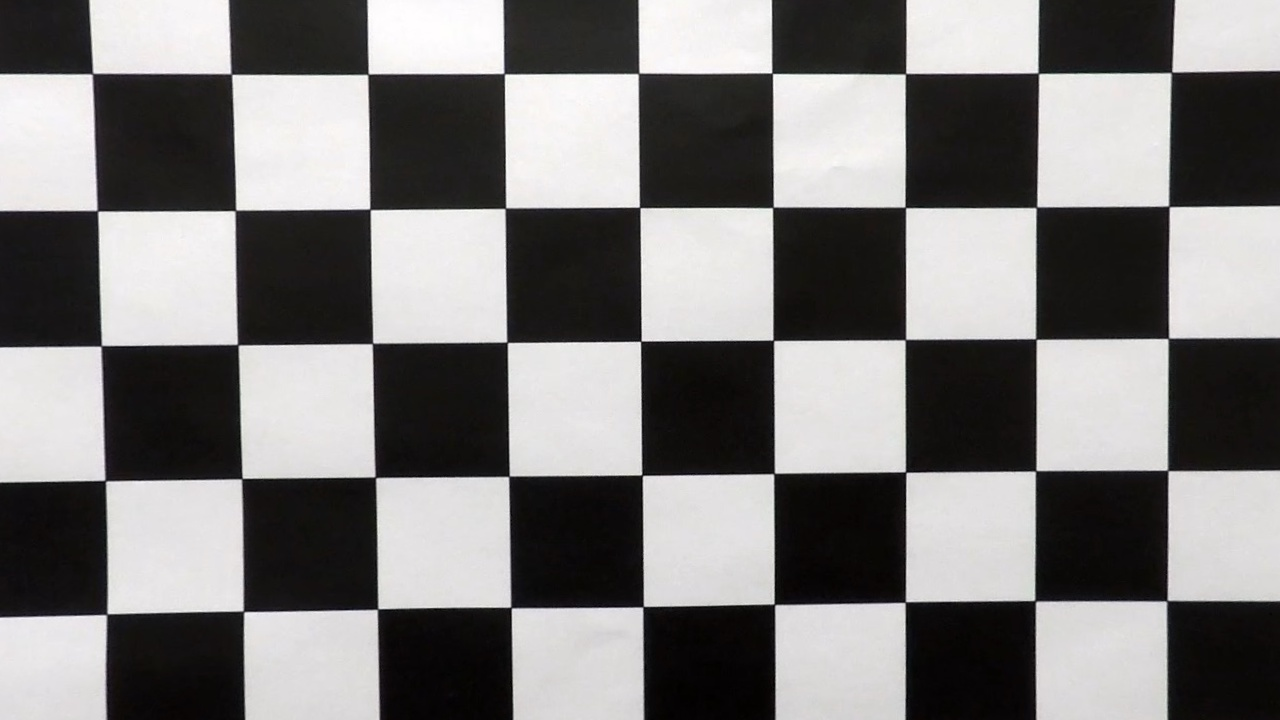
#> input picture camera_cal/undistort_test.jpg, 1280 x 720 px
$ python -i thresholding.py   (imports and definitions only)   (older library calls are emulated)
#> lines starting #> are read from the running program, lines starting #| are printed output that depends on the picture; after the words box and inside, x2 and y2 are one past the last pixel; in counts of white or black regions, pixels touching at a corner belong together
import numpy as np
import cv2

# Define a function that applies Sobel x or y,
# then takes an absolute value and applies a threshold.
# [18 lines left out: function abs_sobel_thresh, not called in this run]

# Define a function that applies Sobel x or y,
# then takes the magnitude value and applies a threshold.
def mag_thresh(img, sobel_kernel=3, mag_thresh=(0, 255)):
    # Apply the following steps to img
    # 1) Convert to grayscale
#> called with sobel_kernel = 3, mag_thresh = (0, 255)
    gray = cv2.cvtColor(img, cv2.COLOR_RGB2GRAY)
    sobelx = cv2.Sobel(gray, cv2.CV_64F, 1, 0, ksize=sobel_kernel)
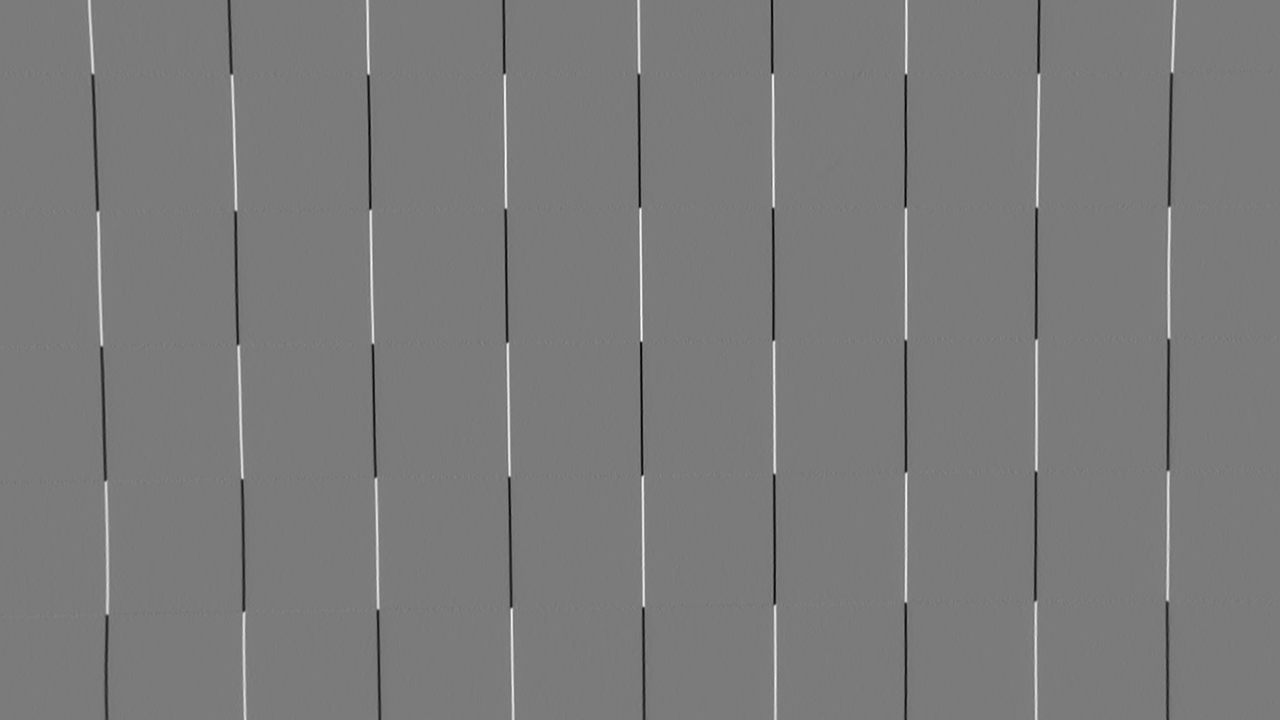
#> sobelx: shape (720, 1280) float64; min -839, max 896, mean -0.1; drawn with min black and max white
    sobely = cv2.Sobel(gray, cv2.CV_64F, 0, 1, ksize=sobel_kernel)
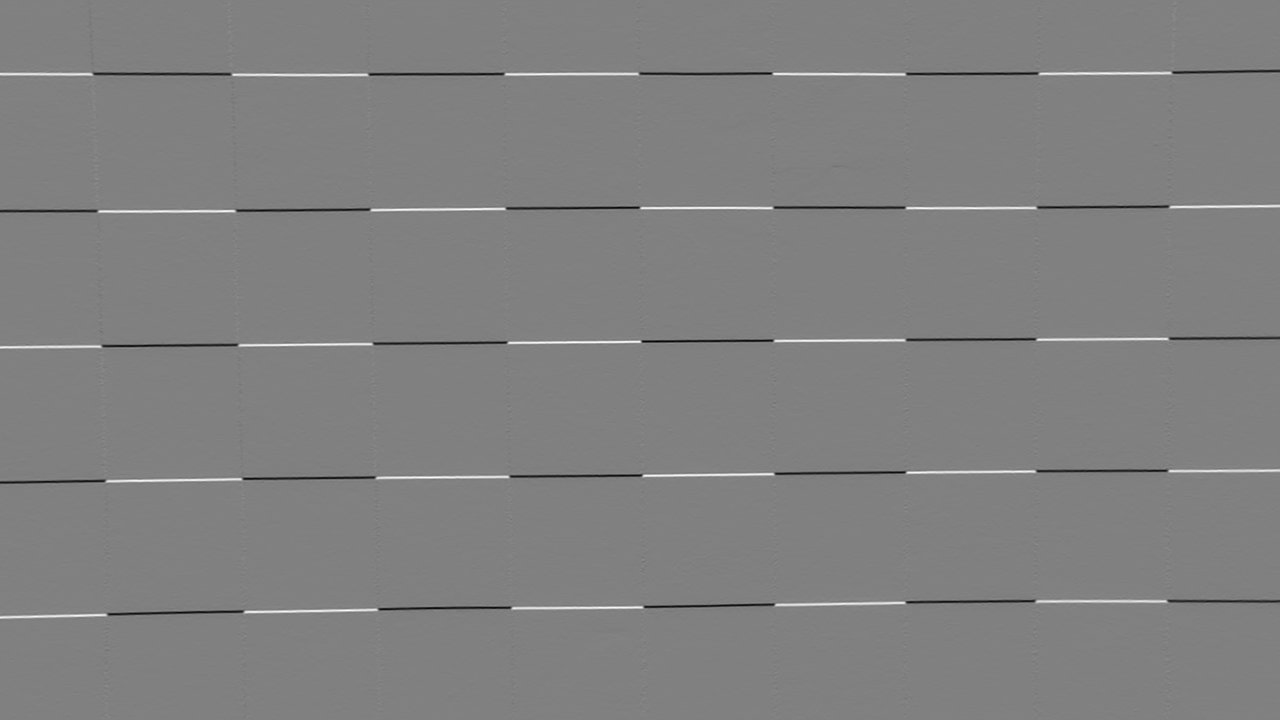
#> sobely: shape (720, 1280) float64; min -870, max 855, mean -0.3; drawn with min black and max white
    sobel = np.sqrt(sobelx ** 2 + sobely ** 2)
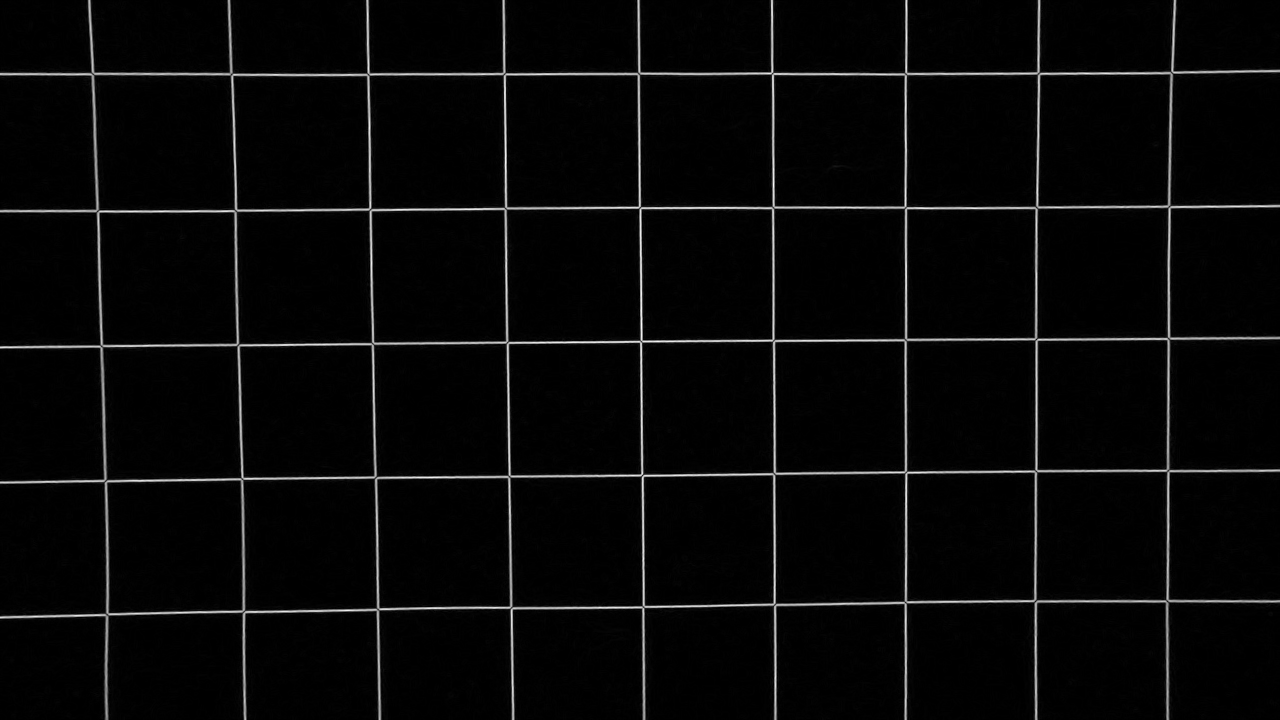
#> sobel: shape (720, 1280) float64; min 0, max 896.3, mean 27.8; drawn with min black and max white
    # 3) Take the absolute value of the derivative or gradient
    soble_abs = np.absolute(sobel)
    # 4) Scale to 8-bit (0 - 255) then convert to type = np.uint8
    soble_norm = np.uint8((255 * soble_abs / np.max(soble_abs)))
    # 5) Create a binary mask where mag thresholds are met
    mag_binary = np.zeros_like(soble_norm)
    mag_binary[(soble_norm > mag_thresh[0]) & (soble_norm < mag_thresh[1])] = 1
    # 6) Return this mask as your binary_output image
    # Apply threshold
    return mag_binary

# [28 lines left out: functions dir_threshold, s_channel_threshold, not called in this run]

>>> import cv2
>>> picture = cv2.cvtColor(cv2.imread('camera_cal/undistort_test.jpg'), cv2.COLOR_BGR2RGB)
>>> result = mag_thresh(picture)
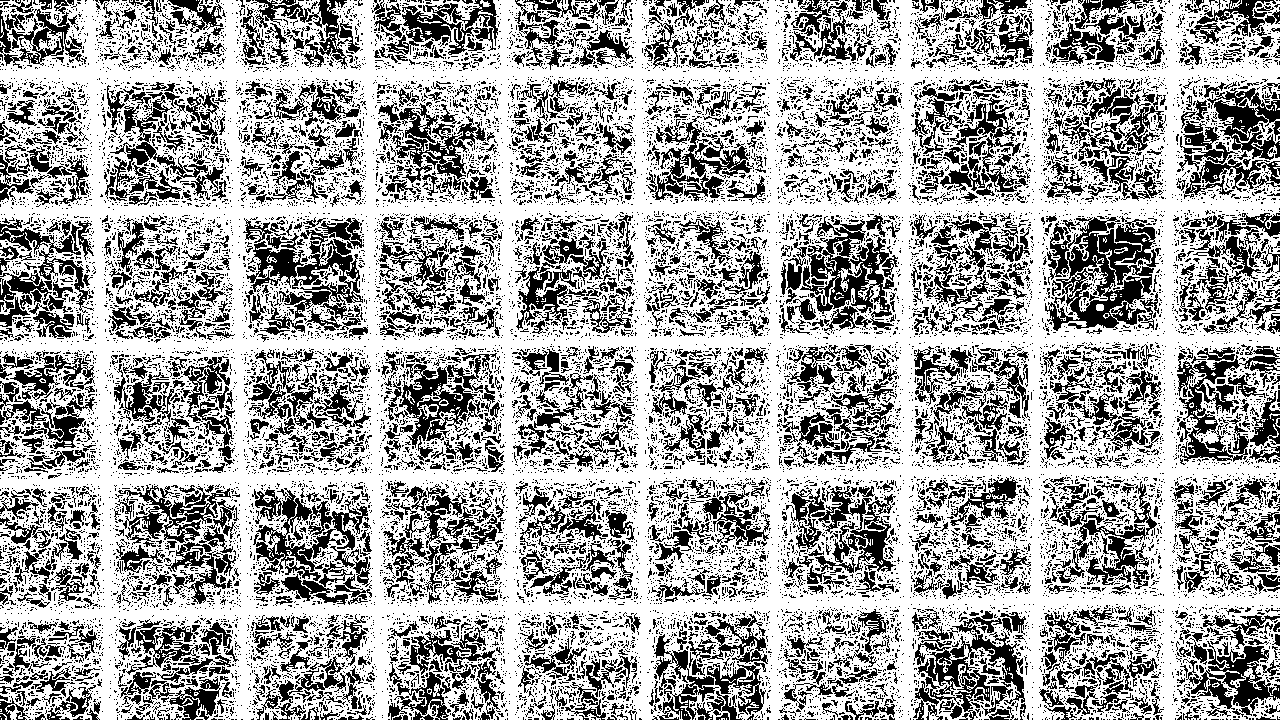
#> result: shape (720, 1280); values 0 (black) and 1 (white), 64.6% white; 20703 black regions (18807 under 20 px), largest, box (x1, y1, x2, y2) and area: (1045, 216, 1159, 331) 6833, (800, 216, 898, 333) 4775, (913, 611, 1025, 720) 4217

$ run again, on camera_cal/corners_foundcalibration2.jpg
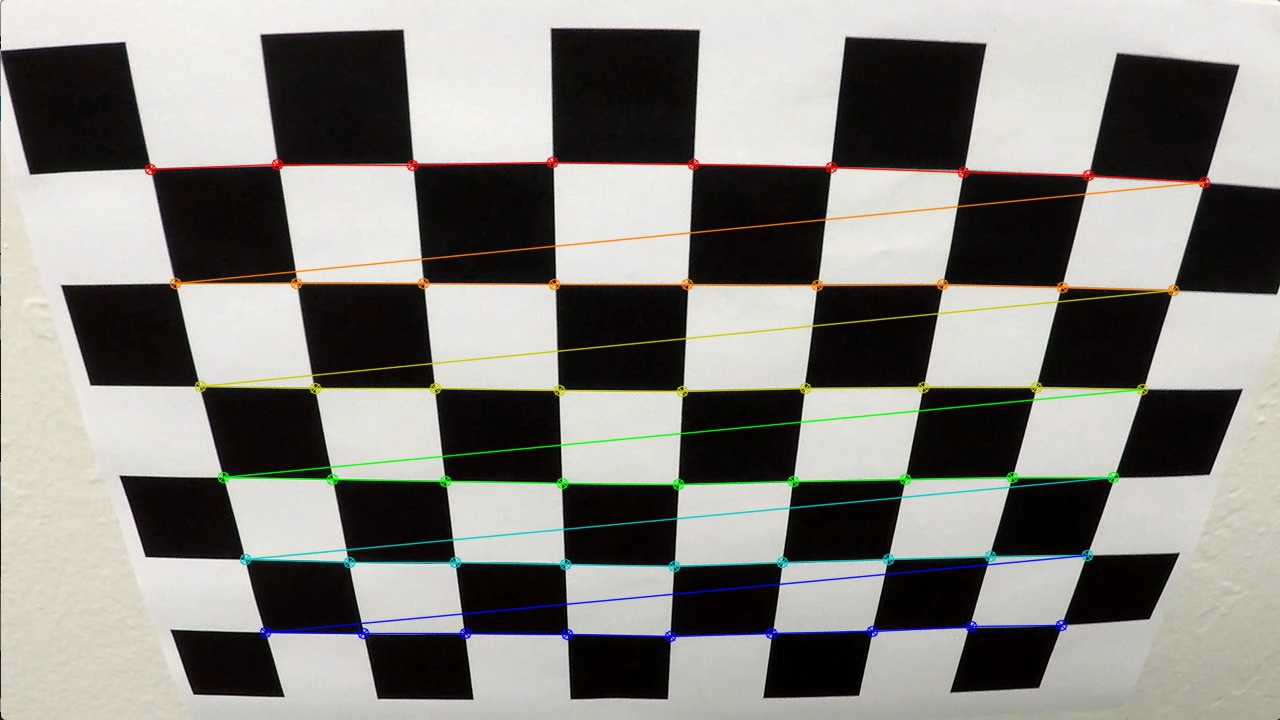
#> input picture camera_cal/corners_foundcalibration2.jpg, 1280 x 720 px
#> in mag_thresh, `sobel = np.sqrt(sobelx ** 2 + sobely ** 2)`:
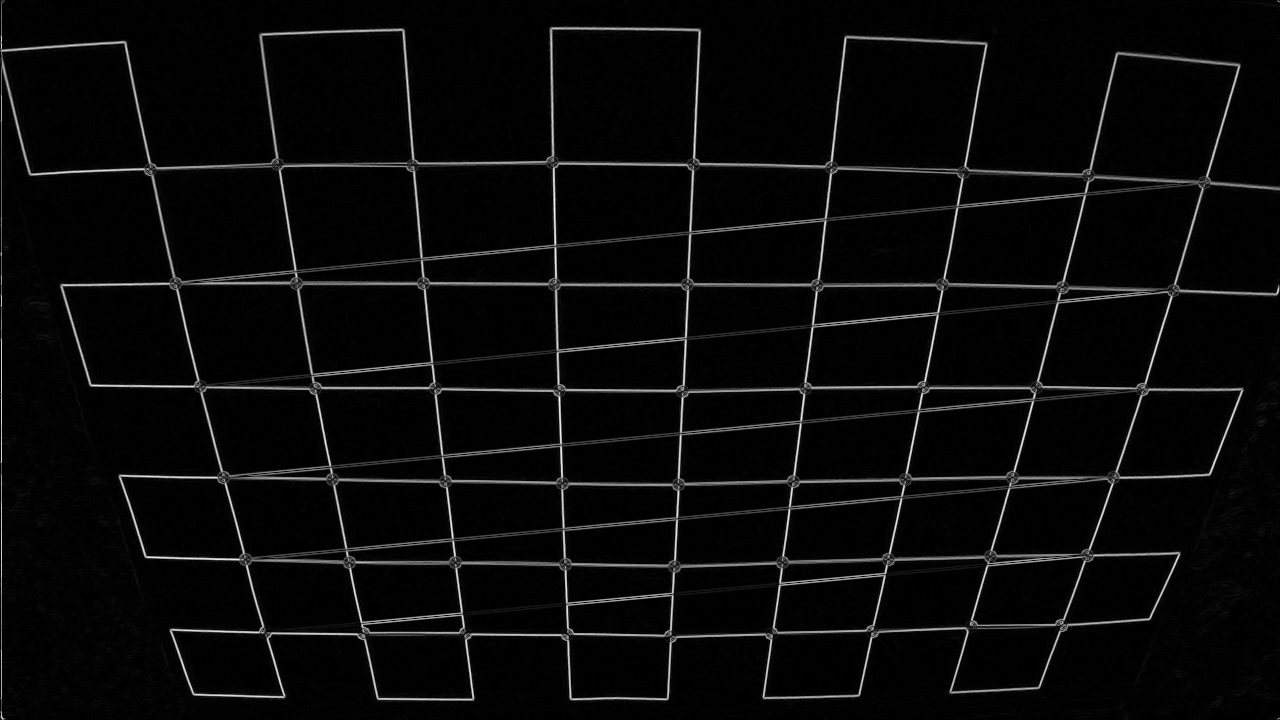
#> sobel: shape (720, 1280) float64; min 0, max 970.3, mean 37.7; drawn with min black and max white
#> `result = mag_thresh(picture)`:
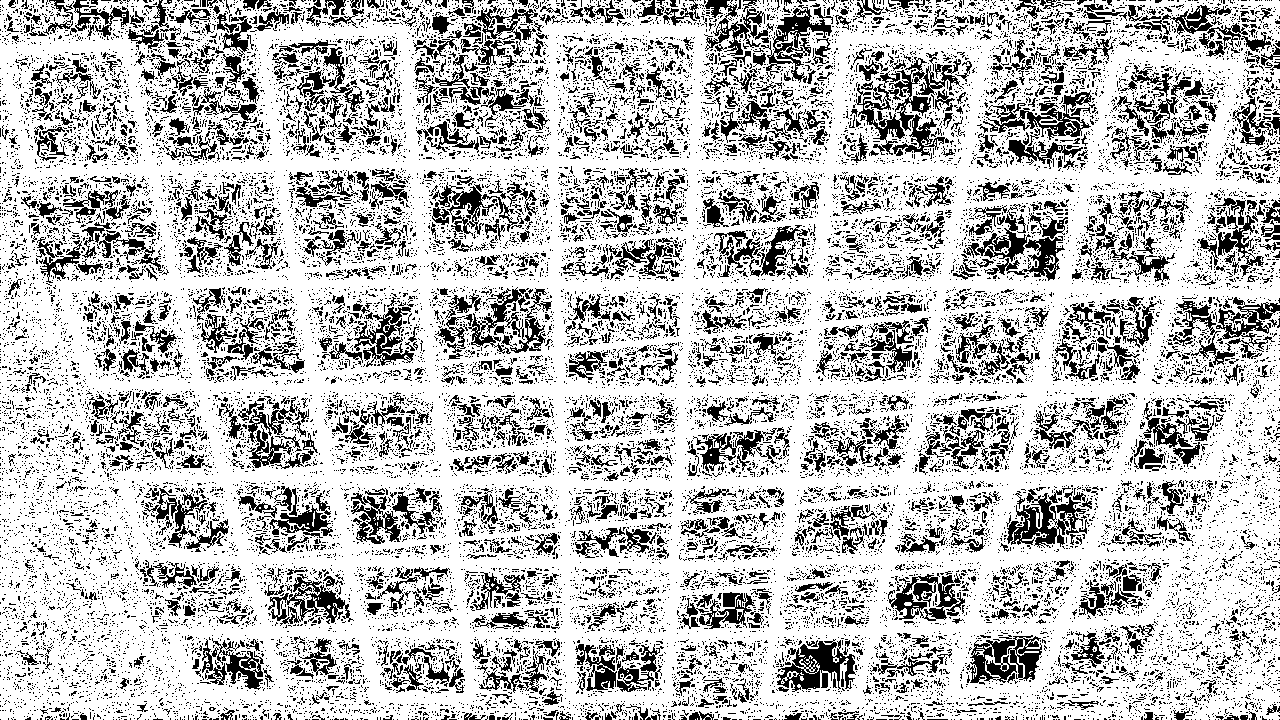
#> result: shape (720, 1280); values 0 (black) and 1 (white), 74.2% white; black in thin lines or dots
